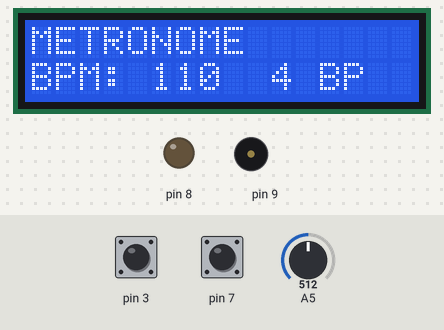
A sketch run on a simulated Arduino Uno, built with avr-gcc and run on an emulated ATmega328P. Parts: 16×2 character LCD, output pins drawn as LEDs (lit = HIGH), buzzer (waves = sounding). Dashed ring = blinking. The inputs (shaded band) are chosen by the test bench; at power-on: pin 7 HIGH, A5 = 512, pin 3 HIGH. What the sketch prints to the serial monitor is not drawn.

Above: at 1.2 s.
1.3 s: pin 7 pulled LOW for 0.15 s
At 1.7 s:
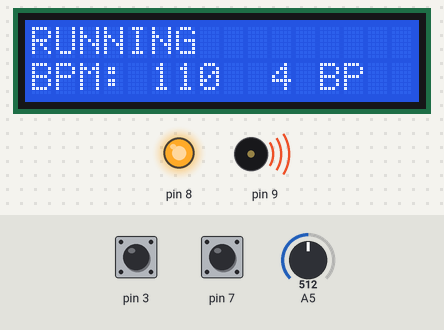
3.9 s: A5 set to 122
At 5.0 s:
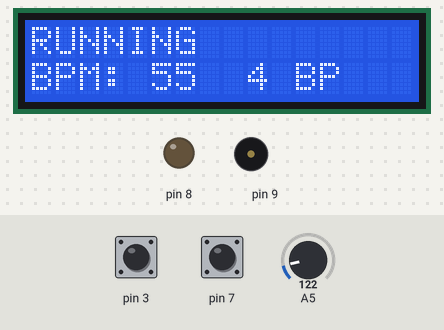
5.4 s: pin 3 pulled LOW for 0.15 s
At 6.5 s:
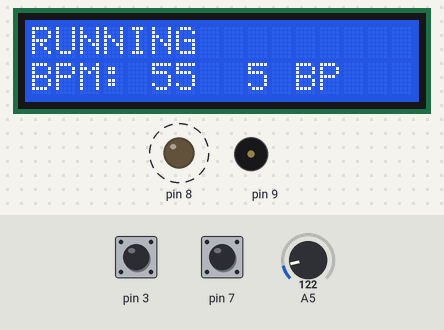
7.0 s: pin 7 pulled LOW for 1 s
At 8.1 s:
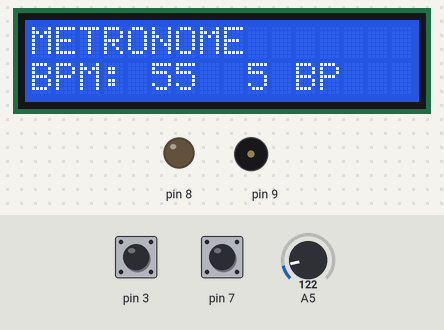
9.5 s: pin 3 pulled LOW for 1 s
At 10.0 s:
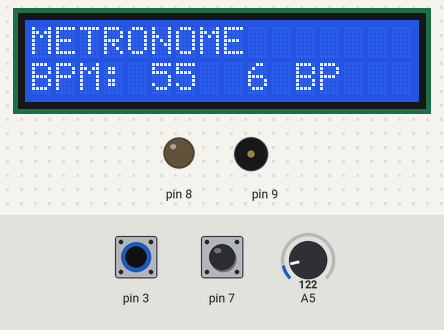
12.0 s: A5 set to 0
At 13.1 s:
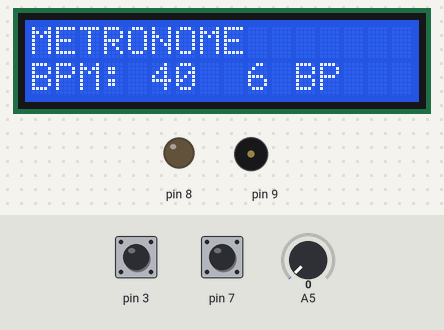
Timing chart, 0 to 14.5 s (numbered marks = the images above; inputs shaded):
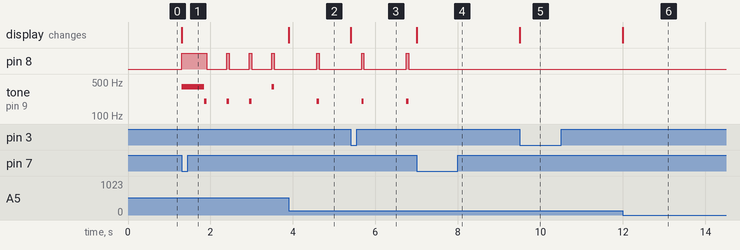

The sketch:

MorgansMetronome.ino
```cpp
#include <LiquidCrystal.h>

LiquidCrystal lcd(10, 11, 12, 13, A0, A1);

bool running = false;

int bpm = 40;
int patternOptions[] = {4, 5, 6, 7, 2, 3};
int patternIndex = 0;
int patternLength = 4;

int currentBeat = 0;

unsigned long lastBeat = 0;
unsigned long beatInterval = 0;

void setup() {
  pinMode(8, OUTPUT);
  pinMode(9, OUTPUT);
  pinMode(7, INPUT_PULLUP);
  pinMode(3, INPUT_PULLUP);

  Serial.begin(9600);

  lcd.begin(16, 2);
  lcd.clear();

  lcd.setCursor(0, 0);
  lcd.print("METRONOME");

  lcd.setCursor(0, 1);
  lcd.print("BPM: 40  4 BP");

  beatInterval = 60000UL / bpm;

  Serial.println("Ready!");
}

void loop() {
  int potValue = analogRead(A5);

  int newBpm = map(potValue, 0, 1023, 40, 180);

  newBpm = ((newBpm + 2) / 5) * 5;

  if (newBpm != bpm) {
    bpm = newBpm;

    beatInterval = 60000UL / bpm;

    lcd.setCursor(0, 1);
    lcd.print("BPM: ");
    lcd.print(bpm);
    lcd.print("  ");
    lcd.print(patternLength);
    lcd.print(" BP ");

    Serial.print("BPM: ");
    Serial.println(bpm);
  }

  if (digitalRead(3) == LOW) {
    patternIndex++;

    if (patternIndex >= 6) {
      patternIndex = 0;
    }

    patternLength = patternOptions[patternIndex];

    currentBeat = 0;

    lcd.setCursor(0, 1);
    lcd.print("BPM: ");
    lcd.print(bpm);
    lcd.print("  ");
    lcd.print(patternLength);
    lcd.print(" BP ");

    Serial.print("Pattern: ");
    Serial.print(patternLength);
    Serial.println(" beats");

    while (digitalRead(3) == LOW) {
      delay(10);
    }
  }

  if (digitalRead(7) == LOW) {
    running = !running;

    if (running) {
      Serial.println("STARTED");

      lcd.setCursor(0, 0);
      lcd.print("RUNNING         ");

      currentBeat = 0;

      lastBeat = millis();

      digitalWrite(8, HIGH);

      tone(9, 400);
    }
    else {
      Serial.println("STOPPED");

      lcd.setCursor(0, 0);
      lcd.print("METRONOME       ");

      digitalWrite(8, LOW);
      noTone(9);
    }

    while (digitalRead(7) == LOW) {
      delay(10);
    }
  }

  if (running) {
    unsigned long currentTime = millis();

    if (currentTime - lastBeat >= beatInterval) {
      lastBeat += beatInterval;

      currentBeat++;

      if (currentBeat >= patternLength) {
        currentBeat = 0;
      }

      digitalWrite(8, HIGH);

      if (currentBeat == 0) {
        tone(9, 400);
      }
      else {
        tone(9, 200);
      }

      delay(60);

      digitalWrite(8, LOW);
      noTone(9);
    }
  }
}
```

Measured:
- after the input at 1.3 s, pin 8: LOW → HIGH at once, then repeats every 0.54 s: LOW 0.48 s, HIGH 0.06 s; tone on pin 9: plays 400 Hz for 0.54 s, 200 Hz for 0.06 s, 200 Hz for 0.06 s, 200 Hz for 0.06 s, 400 Hz for 0.06 s, starting at once; the display: changes at once (image 1)
- after the input at 3.9 s, the display: changes at once (image 2)
- after the input at 5.4 s, the display: changes at once (image 3)
- after the input at 7.0 s, pin 8: stops changing and stays LOW; tone on pin 9: stops changing and stays silent; the display: changes at once (image 4)
- after the input at 9.5 s, the display: changes at once (image 5)
- after the input at 12.0 s, the display: changes at once (image 6)
